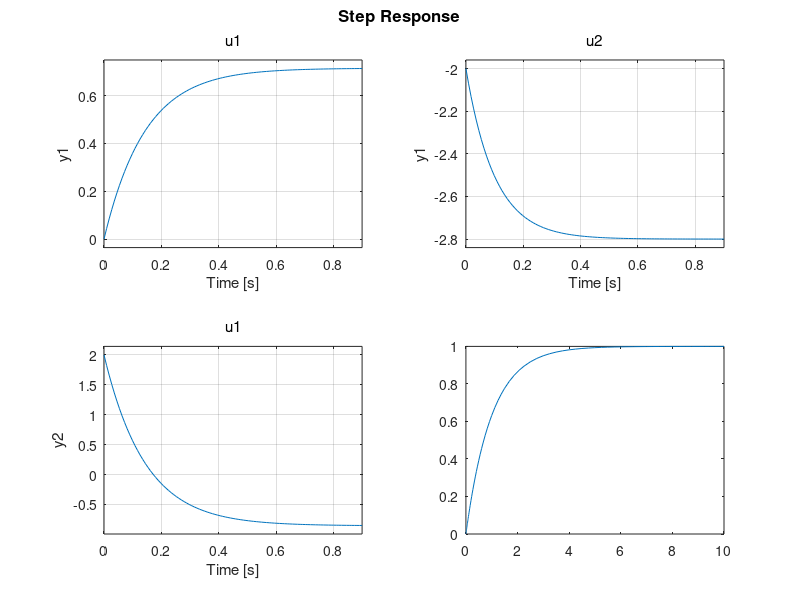

Write MATLAB code to recreate this figure.
%% step response of SISO system
sys = tf(1, [1,1]);
subplot(1,2,1)
step(sys);

sys2 = ss(-1,1,1,0);
subplot(1,2,2)
step(sys2)

%% step response of MIMO system
m = 5; k = 2; c = 0.1;
A=[0 1;-k/m, -c/m];
B=[1 1/m; 1/m 1];
C=[1 0; 0 1];
D=0;
sys_OL=ss(A,B,C,D);
step(sys_OL)

eig(A)

%% Stable MIMO 

J = [8 -3 -3; -3 8 -3; -3 -3 8];
F = 0.2*eye(3);
A = -J\F;
B = inv(J);
C = eye(3);
D = 0;
sys = ss(A,B,C,D);
step(sys)
eig(A)
%%

A = [-7,0;0,-10];
B = [5,0;0,2];
C = [1,-4;-4,0.5];
D = [0,-2;2,0];
% ts = 0.2;
sys = ss(A,B,C,D);
step(sys)

isstable(sys)

%% ode testing
theta = 1;
F  = @(t, x) -x + theta;
[t, x] = ode45(F, [0 10], 0);
plot(t, x)
x(end)